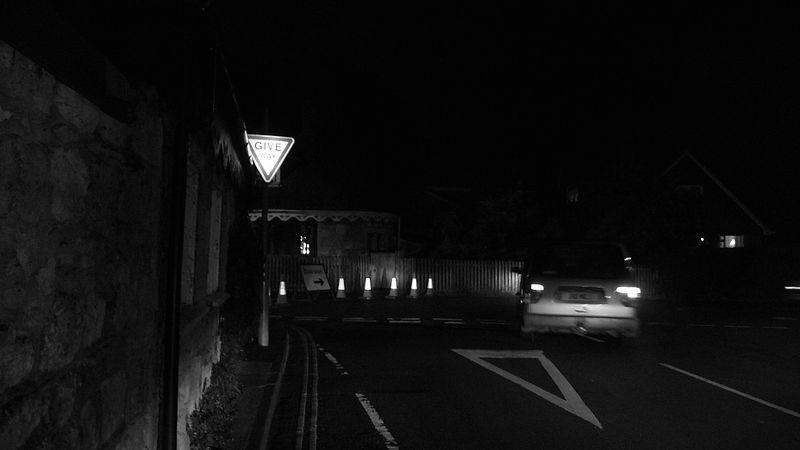
%> input picture src/dark_road_1.jpg, 800 x 450 px
$ octave --eval "result = CACHE_RG(imread('dark_road_1.jpg'));"   (GNU Octave 9; MATLAB toolbox functions it lacks are replaced by stand-ins)
%> lines starting %> are read from the running program, lines starting %| are printed output that depends on the picture
function [output] = CACHE_RG(img, Display)
%% Contrast Accumulated Histogram Equalization
if ~exist('Display', 'var')
    Display = false;
end
if(numel(size(img)) > 2)
    img = rgb2gray(img);
end

[n, m] = size(img);
%> n = 450; m = 800
output = ones(n, m);

L = 4;
S = 256;
eps = 1e-3;

A = cell(1, L);
phi = cell(1, L);

img = im2double(img);

for i = 1 : L
    A{i} = imresize(img, [S, round(m * S / n)]);
    S = S / 2;
end
%> after the loop, A = 4 items; S = 16

to = [1, 0; -1 0; 0 1; 0 -1];
for l = 1 : L
    [N, M] = size(A{l});
    phi{l} = zeros(N, M);
    for i = 1 : N
        for j = 1 : M
            if(i - 1 >= 1 && i + 1 <= N)
                phi{l}(i, j) = phi{l}(i, j) + abs(A{l}(i + 1, j) - A{l}(i - 1, j));
            end
            if(j - 1 >= 1 && j + 1 <= M)
                phi{l}(i, j) = phi{l}(i, j) + abs(A{l}(i, j + 1) - A{l}(i, j - 1));
            end
        end
    end
    output = output .* max(imresize(phi{l}, [n, m]), eps);
end
%> this loop made 4 passes
%> (N, M) on passes 1 to 4: (256, 455), (128, 228), (64, 114), (32, 57)
%> pass 1, in CACHE_RG, `output = output .* max(imresize(phi{l}, [n, m]), eps);`:
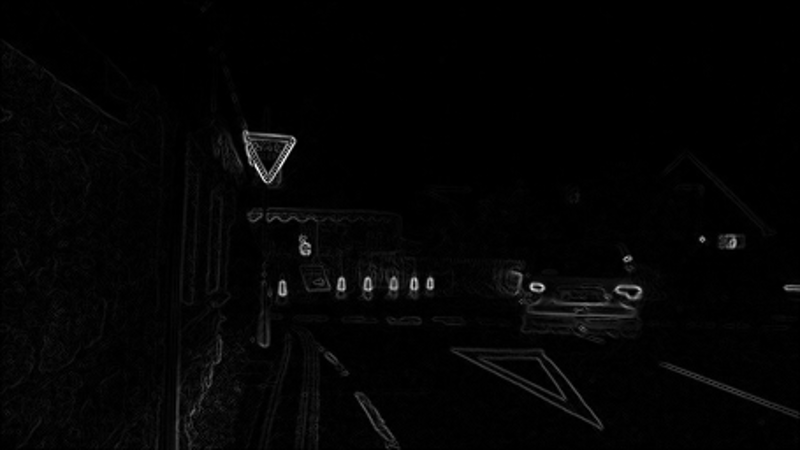
%> output: size 450x800 double; min 0.001, max 1.7, mean 0.0311; drawn with min black and max white
%> pass 2, in CACHE_RG, `output = output .* max(imresize(phi{l}, [n, m]), eps);`:
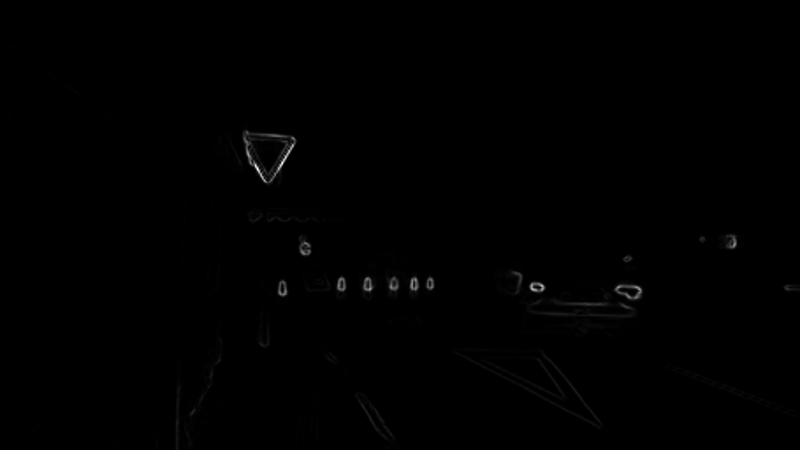
%> output: size 450x800 double; min 1e-06, max 2.23, mean 0.00712; drawn with min black and max white
%> after the loop, phi = 4 items

if(Display)
    figure;
    set(gcf, 'outerposition', get(0, 'screensize'));
    colormap('hot');
    for k = 1 : 4
        subplot(2, 2, k);
        imagesc(phi{k});
    end
end

output = output .^ (1 / L);
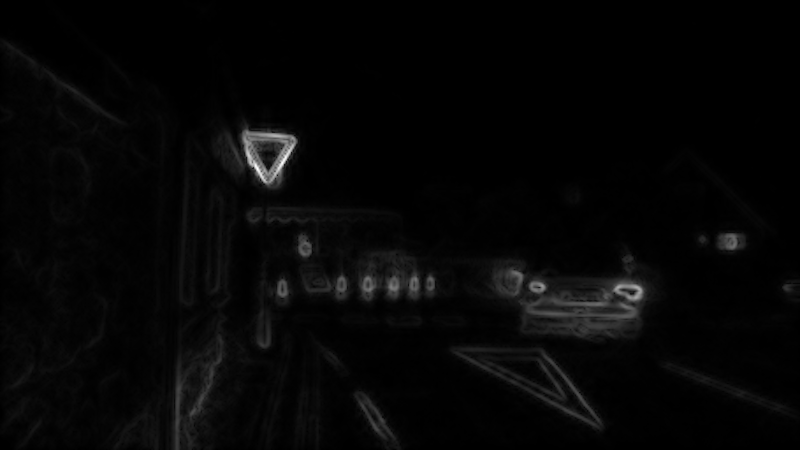
%> output: size 450x800 double; min 0.001, max 1.44, mean 0.0364; drawn with min black and max white

$ run again, on src/dark_road_2.jpg
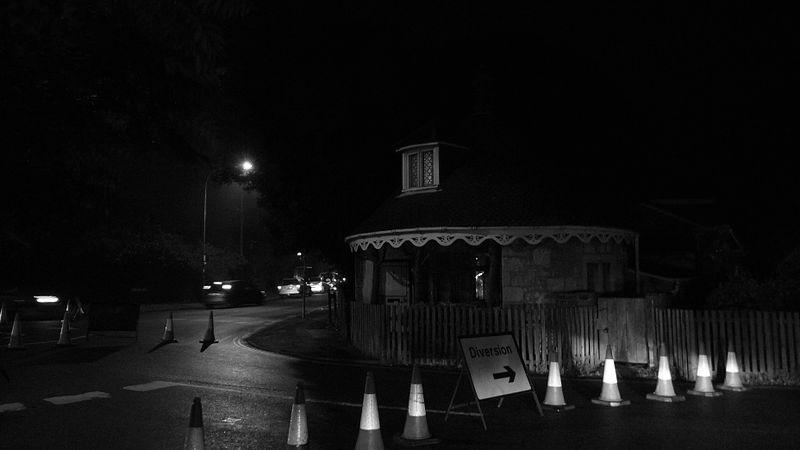
%> input picture src/dark_road_2.jpg, 800 x 450 px
%> after the loop in CACHE_RG, `for i = 1 : L`: A = 4 items; S = 16
%> the loop in CACHE_RG, `for l = 1 : L` made 4 passes
%> (N, M) on passes 1 to 4: (256, 455), (128, 228), (64, 114), (32, 57)
%> pass 1, in CACHE_RG, `output = output .* max(imresize(phi{l}, [n, m]), eps);`:
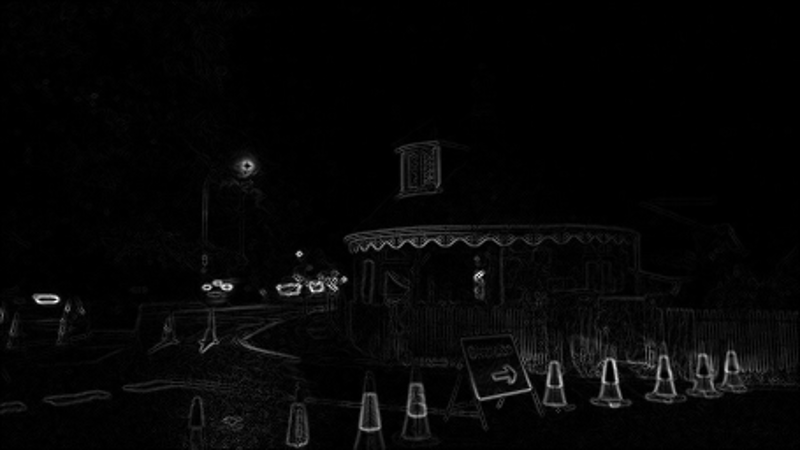
%> output: size 450x800 double; min 0.001, max 1.42, mean 0.0371; drawn with min black and max white
%> after the loop in CACHE_RG, `for l = 1 : L`: phi = 4 items
%> in CACHE_RG, `output = output .^ (1 / L);`:
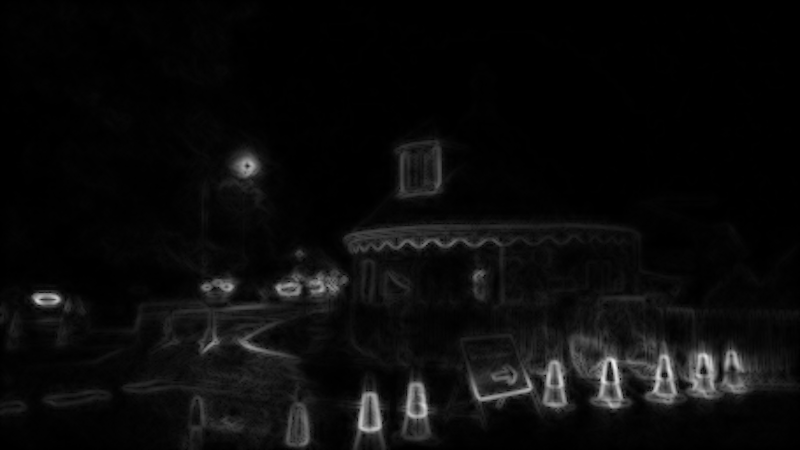
%> output: size 450x800 double; min 0.001, max 0.94, mean 0.0442

$ run again, on src/dark_road_3.jpg
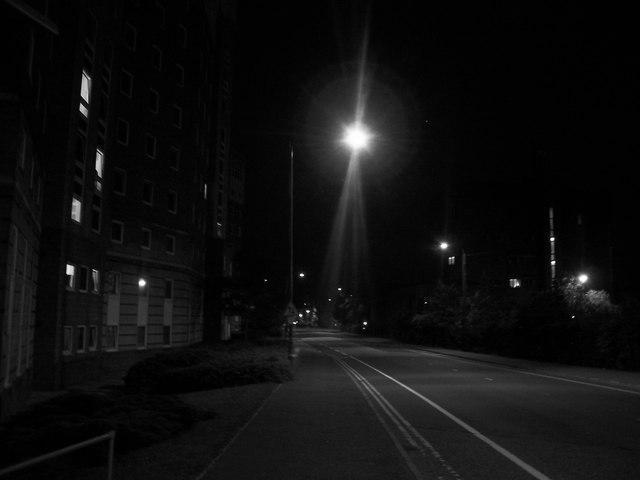
%> input picture src/dark_road_3.jpg, 640 x 480 px
%> after the loop in CACHE_RG, `for i = 1 : L`: A = 4 items; S = 16
%> the loop in CACHE_RG, `for l = 1 : L` made 4 passes
%> (N, M) on passes 1 to 4: (256, 341), (128, 171), (64, 85), (32, 43)
%> pass 1, in CACHE_RG, `output = output .* max(imresize(phi{l}, [n, m]), eps);`:
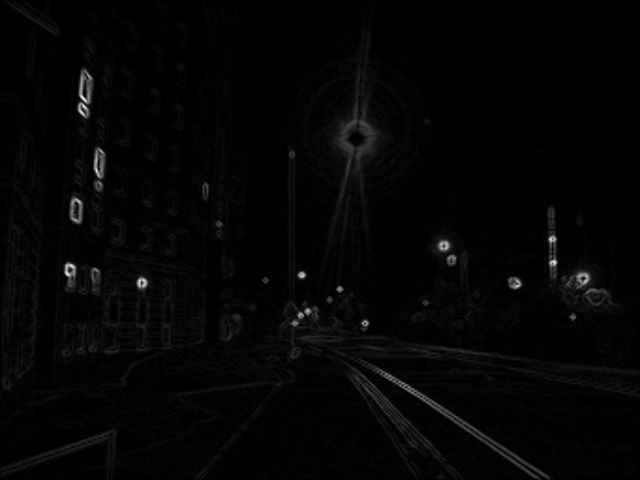
%> output: size 480x640 double; min 0.001, max 1.36, mean 0.0289; drawn with min black and max white
%> after the loop in CACHE_RG, `for l = 1 : L`: phi = 4 items
%> in CACHE_RG, `output = output .^ (1 / L);`:
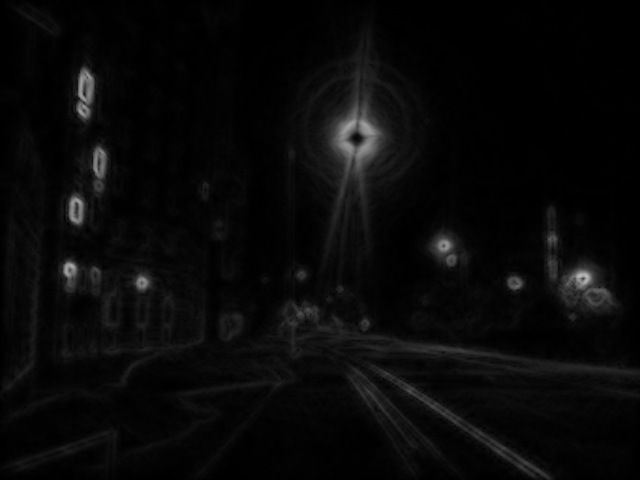
%> output: size 480x640 double; min 0.001, max 0.737, mean 0.0359

$ run again, on src/dark_road_4.jpg
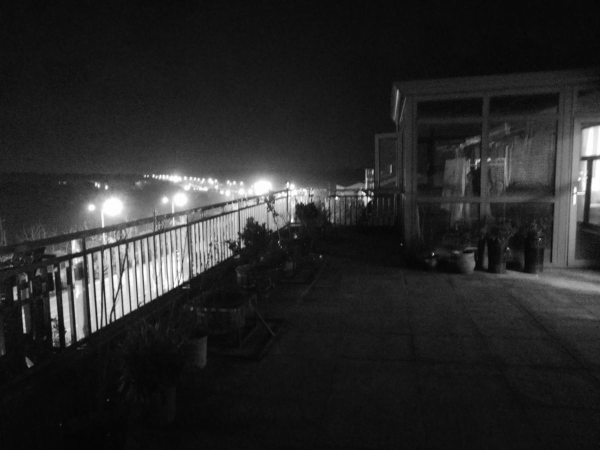
%> input picture src/dark_road_4.jpg, 1200 x 900 px (shown at 1/2 size)
%> after the loop in CACHE_RG, `for i = 1 : L`: A = 4 items; S = 16
%> the loop in CACHE_RG, `for l = 1 : L` made 4 passes
%> (N, M) on passes 1 to 4: (256, 341), (128, 171), (64, 85), (32, 43)
%> after the loop in CACHE_RG, `for l = 1 : L`:
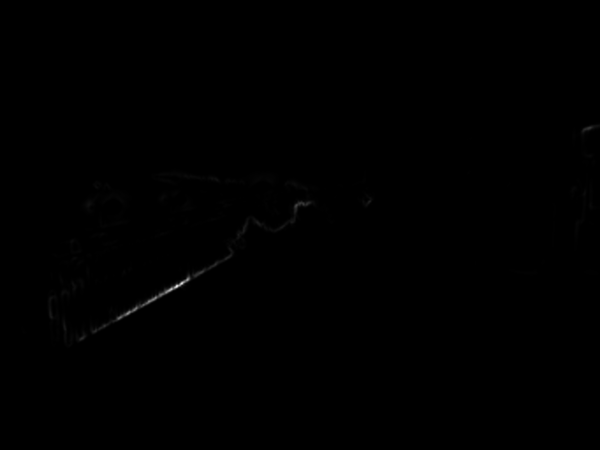
%> output: size 900x1200 double (shown at 1/2 size); min 1e-12, max 2.82, mean 0.0036; drawn with min black and max white
%> after the loop in CACHE_RG, `for l = 1 : L`: phi = 4 items
%> in CACHE_RG, `output = output .^ (1 / L);`:
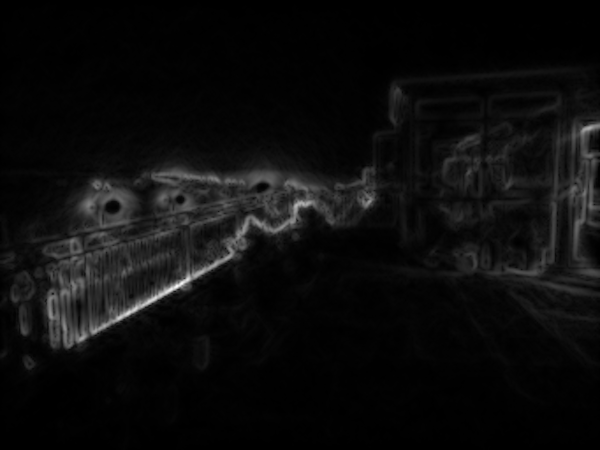
%> output: size 900x1200 double (shown at 1/2 size); min 0.001, max 1.3, mean 0.0669; drawn with min black and max white
